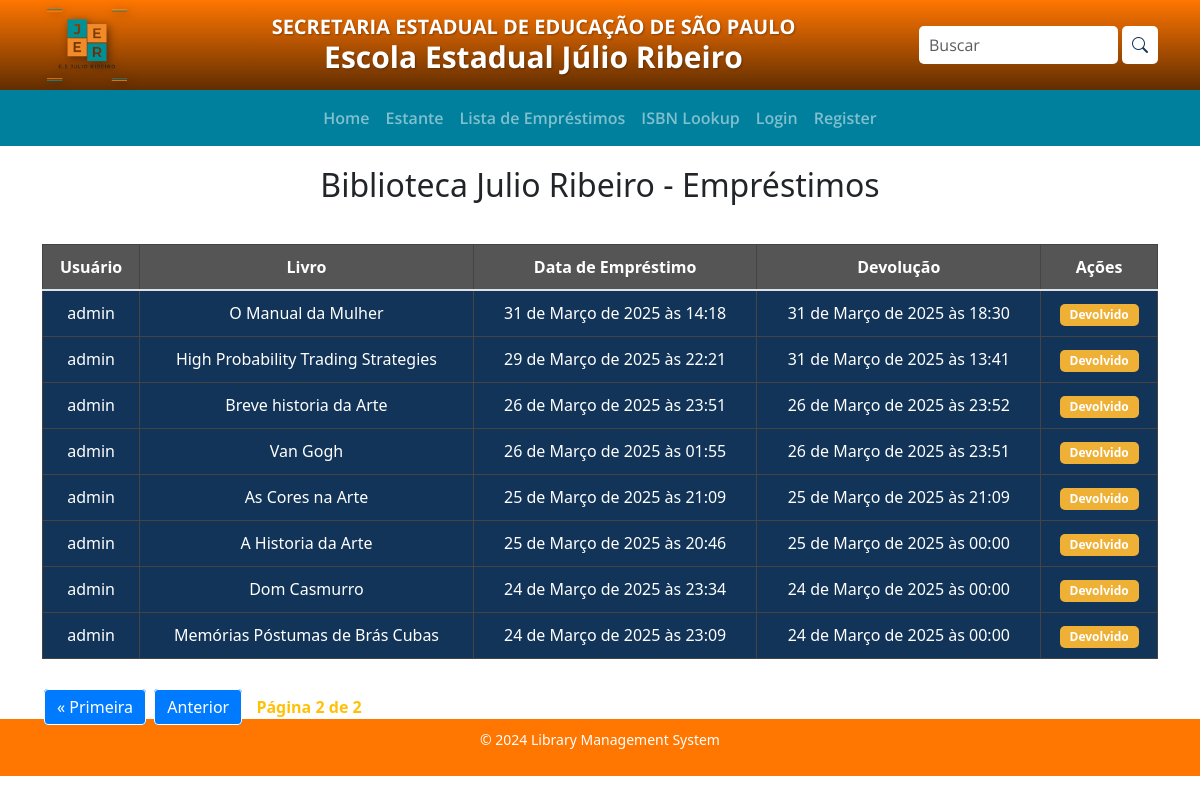
The app's page /borrow_list/?page=2 (signed in) with its own data.
### library/models.py (models this page shows, shortened)
class Borrow(models.Model):
    book = models.ForeignKey(Book, on_delete=models.CASCADE)
    user = models.ForeignKey(User, on_delete=models.CASCADE)
    borrow_date = models.DateTimeField(auto_now_add=True)
    scheduled_return_date = models.DateTimeField(null=True, blank=True)
    return_date = models.DateTimeField(null=True, blank=True)

class User(AbstractBaseUser, PermissionsMixin):
    ra = models.CharField(max_length=20, unique=True, primary_key=True)
    name = models.CharField(max_length=255)
    email = models.EmailField(unique=True)
    phone = models.CharField(max_length=15)
    is_active = models.BooleanField(default=True)
    is_staff = models.BooleanField(default=False)
    objects = UserManager()
    USERNAME_FIELD = 'ra'
    REQUIRED_FIELDS = ['name', 'email', 'phone']
    def __str__(self):
        return self.name

class Book(models.Model):
    title = models.CharField(max_length=255)
    description = models.TextField(blank=True)
    category = models.ForeignKey(CategoryBook, on_delete=models.CASCADE)
    author = models.ForeignKey(Author, on_delete=models.CASCADE)
    isbn = models.CharField(max_length=13, unique=True)
    copies = models.IntegerField(default=1)
    reserved_by = models.ForeignKey(
        User, null=True, blank=True, on_delete=models.SET_NULL, related_name='reserved_books'
    )
    photo = models.ImageField(
        upload_to='books/', null=True, blank=True)  # Allow image upload
    photo_url = models.URLField(blank=True, null=True)
    publisher = models.ForeignKey(Publisher, on_delete=models.CASCADE)

### library/views.py (the view)
# urls.py: path('borrow_list/', views.borrow_book_list, name='borrow_book_list'),
@login_required
def borrow_book_list(request):
    borrows = Borrow.objects.filter(user=request.user).order_by('-id')
    paginator = Paginator(borrows, 10)  # 10 por página
    page_number = request.GET.get('page')
    borrows = paginator.get_page(page_number)
    return render(request, 'library/borrow_book_list.html', {'borrows': borrows})

### library/templates/library/borrow_book_list.html (shortened to what this page needs)
{% extends "library/base.html" %}
{% load static %}
{% block content %}
<link rel="stylesheet" href="{% static 'borrow_book_list.css' %}" />
<body>
  <div class="titulo">
    <h1>Biblioteca Julio Ribeiro - Empréstimos</h1>
  </div>
  <div class="container mt-4">
    {% if borrows %}
    <div class="table-container">
      <table class="table">
        <thead>
          <tr>
            <th>Usuário</th>
            <th>Livro</th>
            <th>Data de Empréstimo</th>
            <th>Devolução</th>
            <th>Ações</th>
          </tr>
        </thead>
        <tbody>
          {% for borrow in borrows %}
          <tr>
            <td>{{ borrow.user }}</td>
            <td>{{ borrow.book.title }}</td>
            <td>{{ borrow.borrow_date }}</td>
            <td>{{ borrow.return_date|default:"-" }}</td>
            <td>
              {% if not borrow.return_date %}
              <form method="POST" action="{% url 'library:return_book' borrow.pk %}" class="return-form">
                {% csrf_token %}
                <button type="submit" class="return-btn">Devolver</button>
              </form>
              {% else %}
              <span class="badge">Devolvido</span>
              {% endif %}
            </td>
          </tr>
          {% endfor %}
        </tbody>
      </table>
    </div>
    <div class="pagination">
      <span class="step-links">
        {% if borrows.has_previous %}
          <a href="?page=1">&laquo; Primeira</a>
          <a href="?page={{ borrows.previous_page_number }}">Anterior</a>
        {% endif %}
        <span class="current">
          Página {{ borrows.number }} de {{ borrows.paginator.num_pages }}
        </span>
      </span>
    </div>
    {% else %}
    <p class="text-light">Nenhum empréstimo registrado.</p>
    {% endif %}
  </div>
</body>
</html>
{% endblock %}

### library/static/home.css (style rules this page uses)
* { margin: 0; padding: 0; box-sizing: border-box; }

### library/static/borrow_book_list.css (style rules this page uses)
.titulo h1 { text-align: center; font-size: 32px; margin-top: 20px; }
.table-container { margin-top: 40px; width: 100%; overflow-x: auto; }
.table { width: 100%; border-collapse: collapse; background-color: #123458; border-radius: 10px; }
.table th, .table td { padding: 10px; text-align: center; color: white; border: 1px solid #444; background-color: #123458; }
.table th { background-color: #555; }
.table tbody tr:nth-child(even) { background-color: #444; }
.badge { background-color: #EFB036; color: white; padding: 5px 10px; border-radius: 5px; }
.pagination { text-align: center; margin-top: 20px; }
.pagination .step-links { display: inline-block; }
.pagination a { color: white; padding: 6px 12px; text-decoration: none; border: 1px solid white; margin: 0 2px; border-radius: 4px; background-color: #007bff; }
.pagination .current { color: #ffc107; margin: 0 8px; font-weight: bold; }

### records on screen
Borrow: user "admin", book "O Manual da Mulher", borrow_date "31 de Março de 2025 às 14:18", return_date "31 de Março de 2025 às 18:30", shows "Devolvido"
Borrow: user "admin", book "High Probability Trading Strategies", borrow_date "29 de Março de 2025 às 22:21", return_date "31 de Março de 2025 às 13:41", shows "Devolvido"
Borrow: user "admin", book "Breve historia da Arte", borrow_date "26 de Março de 2025 às 23:51", return_date "26 de Março de 2025 às 23:52", shows "Devolvido"
Borrow: user "admin", book "Van Gogh", borrow_date "26 de Março de 2025 às 01:55", return_date "26 de Março de 2025 às 23:51", shows "Devolvido"
Borrow: user "admin", book "As Cores na Arte", borrow_date "25 de Março de 2025 às 21:09", return_date "25 de Março de 2025 às 21:09", shows "Devolvido"
Borrow: user "admin", book "A Historia da Arte", borrow_date "25 de Março de 2025 às 20:46", return_date "25 de Março de 2025 às 00:00", shows "Devolvido"
Borrow: user "admin", book "Dom Casmurro", borrow_date "24 de Março de 2025 às 23:34", return_date "24 de Março de 2025 às 00:00", shows "Devolvido"
Borrow: user "admin", book "Memórias Póstumas de Brás Cubas", borrow_date "24 de Março de 2025 às 23:09", return_date "24 de Março de 2025 às 00:00", shows "Devolvido"

### other values on screen
{{ borrows.number }} "2"
{{ borrows.paginator.num_pages }} "2"
